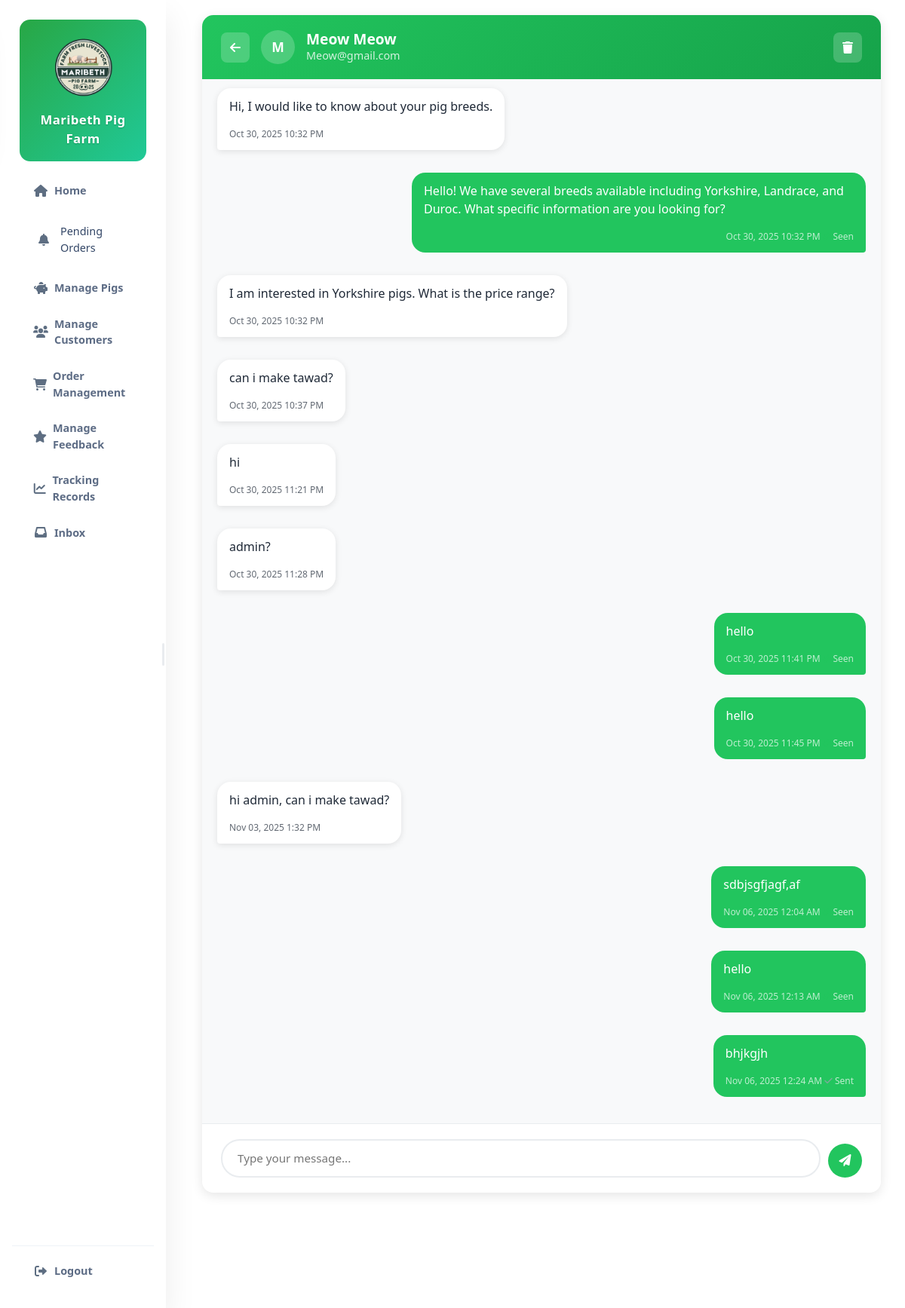
The app's page /manage/conversation/2/ (signed in) with its own data.
### myapp/models.py (models this page shows, shortened)
class Conversation(models.Model):
    user = models.ForeignKey(User, on_delete=models.CASCADE, related_name='conversations')
    subject = models.CharField(max_length=100, default='General Inquiry')
    created_at = models.DateTimeField(auto_now_add=True)
    updated_at = models.DateTimeField(auto_now=True)
    is_active = models.BooleanField(default=True)
    class Meta:
        ordering = ['-updated_at']

class Message(models.Model):
    SENDER_CHOICES = [
        ('customer', 'Customer'),
        ('admin', 'Admin'),
    ]
    conversation = models.ForeignKey(Conversation, on_delete=models.CASCADE, related_name='messages', null=True, blank=True)
    sender = models.CharField(max_length=10, choices=SENDER_CHOICES, default='customer')
    message = models.TextField()
    is_read = models.BooleanField(default=False)
    delivered_at = models.DateTimeField(null=True, blank=True)
    read_at = models.DateTimeField(null=True, blank=True)
    created_at = models.DateTimeField(auto_now_add=True)
    class Meta:
        ordering = ['-created_at']

### myapp/views.py (the view, shortened to what this page needs)
# urls.py: path('manage/conversation/<int:conversation_id>/', views.admin_conversation, name='admin_conversation'),
@login_required
@user_passes_test(is_admin)
def admin_conversation(request, conversation_id):
    from .models import Conversation, Message
    from django.http import JsonResponse
    conversation = get_object_or_404(Conversation, id=conversation_id)
    from django.utils import timezone
    conversation.messages.filter(sender='customer', is_read=False).update(
        is_read=True,
        read_at=timezone.now()
    )
    messages_list = conversation.messages.all().order_by('created_at')
    return render(request, 'myapp/admin_conversation.html', {
        'conversation': conversation,
        'messages': messages_list
    })

### myapp/context_processors.py (called while the page is built)
def cart_count(request):
    if request.user.is_authenticated:
        count = Cart.objects.filter(user=request.user).count()
        return {'cart_count': count}
    return {'cart_count': 0}

### myapp/views.py (called while the page is built)
def is_admin(user):
    return user.is_superuser or user.is_staff

### templates/myapp/admin_conversation.html (shortened to what this page needs)
{% extends 'base.html' %}
{% load static %}
{% block content %}
<div class="container-fluid">
    <div class="chat-container">
        <div class="chat-header">
            <div class="chat-header-left">
                <a href="{% url 'admin_inbox' %}" class="back-btn">
                    <i class="fas fa-arrow-left"></i>
                </a>
                <div class="customer-avatar">
                    {{ conversation.user.first_name|first|default:conversation.user.username|first|upper }}
                </div>
                <div class="customer-info">
                    <h4>{{ conversation.user.get_full_name|default:conversation.user.username }}</h4>
                    <p>{{ conversation.user.email }}</p>
                </div>
            </div>
            <div class="chat-header-right">
                <button class="delete-btn" onclick="showDeleteConfirm()" title="Delete Conversation">
                    <i class="fas fa-trash"></i>
                </button>
            </div>
        </div>
        <div class="messages-container" id="messagesContainer">
            {% if messages %}
                {% for message in messages %}
                <div class="message {{ message.sender }}">
                    <div class="message-bubble">
                        {{ message.message|linebreaks }}
                        <div class="message-time">
                            {{ message.created_at|date:"M d, Y g:i A" }}
                            {% if message.sender == 'admin' %}
                                <span class="message-status">
                                    {% if message.is_read and message.read_at %}
                                        <i class="fas fa-check-double" style="color: #22c55e;" title="Seen"></i> Seen
                                    {% else %}
                                        <i class="fas fa-check" style="color: #9ca3af;" title="Sent"></i> Sent
                                    {% endif %}
                                </span>
                            {% endif %}
                        </div>
                    </div>
                </div>
                {% endfor %}
            {% else %}
            <div class="empty-chat">
                <i class="fas fa-comments"></i>
                <h5>Start the conversation</h5>
                <p>Send a message to begin chatting with {{ conversation.user.get_full_name|default:conversation.user.username }}</p>
            </div>
            {% endif %}
        </div>
        <div class="message-input-container">
            <form class="message-form" id="messageForm">
                <textarea
                    class="message-input"
                    id="messageInput"
                    placeholder="Type your message..."
                    rows="1"
                    required
                ></textarea>
                <button type="submit" class="send-btn" id="sendBtn">
                    <i class="fas fa-paper-plane"></i>
                </button>
            </form>
        </div>
    </div>
</div>
{% endblock %}

### templates/base.html (style rules this page uses)
html, body { margin: 0; padding: 0; min-height: 100%; width: 100%; overflow-x: hidden; overflow-y: auto; }
body { min-height: 100vh; width: 100%; overflow-x: hidden; overflow-y: auto; }

### templates/myapp/admin_conversation.html (style rules this page uses)
.chat-container { background: white; border-radius: 15px; box-shadow: 0 4px 15px rgba(0, 0, 0, 0.1); overflow: hidden; max-width: 1400px; margin: 0 auto; height: 90vh; display: flex; flex-direction: column; }
.chat-header { background: linear-gradient(135deg, #22c55e 0%, #16a34a 100%); color: white; padding: 20px 25px; display: flex; align-items: center; justify-content: space-between; }
.chat-header-left { display: flex; align-items: center; }
.back-btn { background: rgba(255, 255, 255, 0.2); border: none; color: white; padding: 8px 12px; border-radius: 8px; margin-right: 15px; text-decoration: none; transition: all 0.3s ease; }
.delete-btn { background: rgba(255, 255, 255, 0.2); border: none; color: white; padding: 8px 12px; border-radius: 8px; cursor: pointer; transition: all 0.3s ease; }
.customer-avatar { width: 45px; height: 45px; border-radius: 50%; background: rgba(255, 255, 255, 0.2); display: flex; align-items: center; justify-content: center; color: white; font-weight: 600; font-size: 1.1rem; margin-right: 15px; }
.customer-info h4 { margin: 0; font-size: 1.2rem; font-weight: 600; }
.customer-info p { margin: 0; opacity: 0.8; font-size: 0.9rem; }
.messages-container { flex: 1; overflow-y: auto; padding: 20px; background: #f8f9fa; display: flex; flex-direction: column; gap: 15px; }
.message { display: flex; margin-bottom: 15px; }
.message.admin { justify-content: flex-end; }
.message.customer { justify-content: flex-start; }
.message-bubble { max-width: 70%; padding: 12px 16px; border-radius: 18px; position: relative; word-wrap: break-word; }
.message.customer .message-bubble { background: white; color: #1f2937; border-bottom-left-radius: 4px; box-shadow: 0 2px 8px rgba(0, 0, 0, 0.1); }
.message.admin .message-bubble { background: #22c55e; color: white; border-bottom-right-radius: 4px; }
.message-time { font-size: 0.75rem; opacity: 0.7; margin-top: 5px; text-align: right; }
.message.customer .message-time { text-align: left; }
.message-input-container { padding: 20px 25px; background: white; border-top: 1px solid #e9ecef; }
.message-form { display: flex; gap: 10px; align-items: flex-end; }
.message-input { flex: 1; border: 2px solid #e9ecef; border-radius: 25px; padding: 12px 20px; resize: none; max-height: 120px; min-height: 45px; font-size: 0.95rem; transition: all 0.3s ease; }
.message-input { -ms-overflow-style: none; scrollbar-width: none; }
.send-btn { background: #22c55e; color: white; border: none; border-radius: 50%; width: 45px; height: 45px; display: flex; align-items: center; justify-content: center; cursor: pointer; transition: all 0.3s ease; flex-shrink: 0; }

### records on screen
Conversation: user.first_name|first "M", user.get_full_name "Meow Meow", user.email "Meow@gmail.com"
Message: message "Hi, I would like to know about your pig breeds.", created_at "Oct 30, 2025 10:32 PM"
Message: message "Hello! We have several breeds available including Yorkshire, Landrace, and Duroc. What specific information are you looking for?", created_at "Oct 30, 2025 10:32 PM", sender "admin" (drawn)
Message: message "I am interested in Yorkshire pigs. What is the price range?", created_at "Oct 30, 2025 10:32 PM"
Message: message "can i make tawad?", created_at "Oct 30, 2025 10:37 PM"
Message: message "hi", created_at "Oct 30, 2025 11:21 PM"
Message: message "admin?", created_at "Oct 30, 2025 11:28 PM"
Message: message "hello", created_at "Oct 30, 2025 11:41 PM", sender "admin" (drawn)
Message: message "hello", created_at "Oct 30, 2025 11:45 PM", sender "admin" (drawn)
Message: message "hi admin, can i make tawad?", created_at "Nov 03, 2025 1:32 PM"
Message: message "sdbjsgfjagf,af", created_at "Nov 06, 2025 12:04 AM", sender "admin" (drawn)
Message: message "hello", created_at "Nov 06, 2025 12:13 AM", sender "admin" (drawn)
Message: message "bhjkgjh", created_at "Nov 06, 2025 12:24 AM", sender "admin" (drawn)
